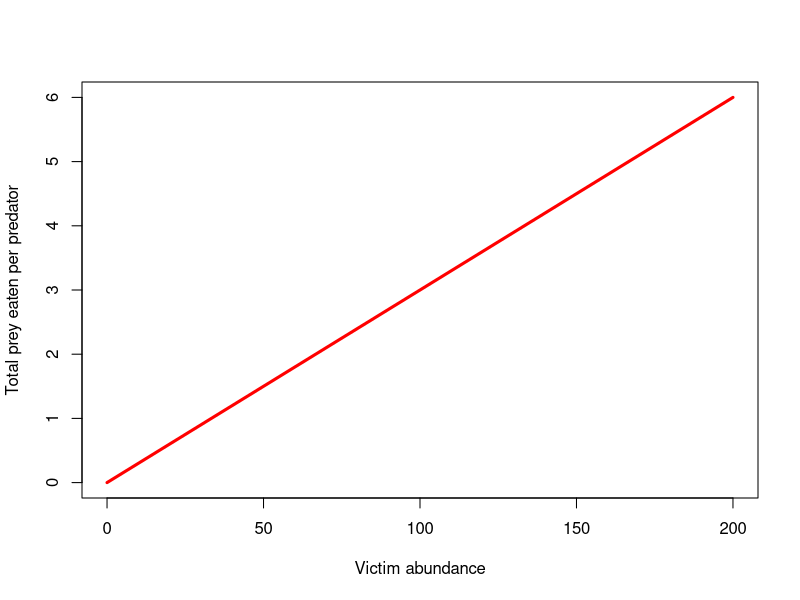
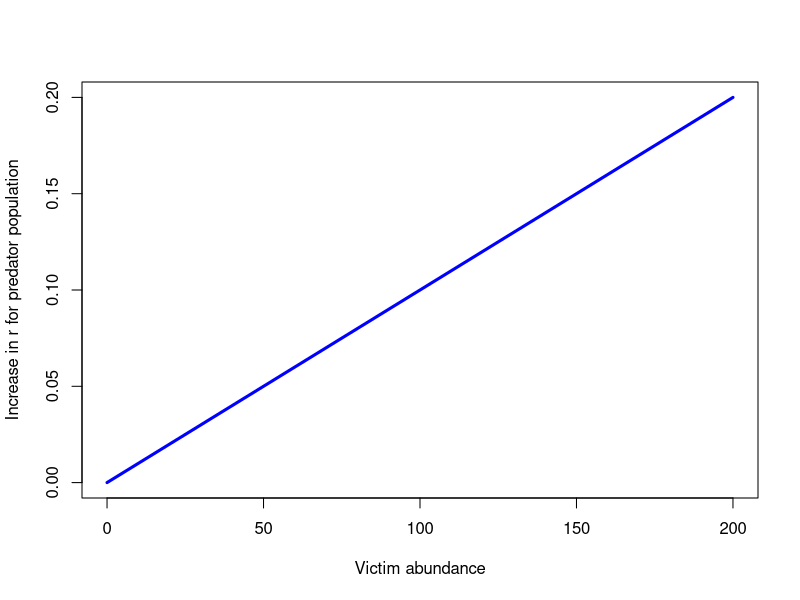
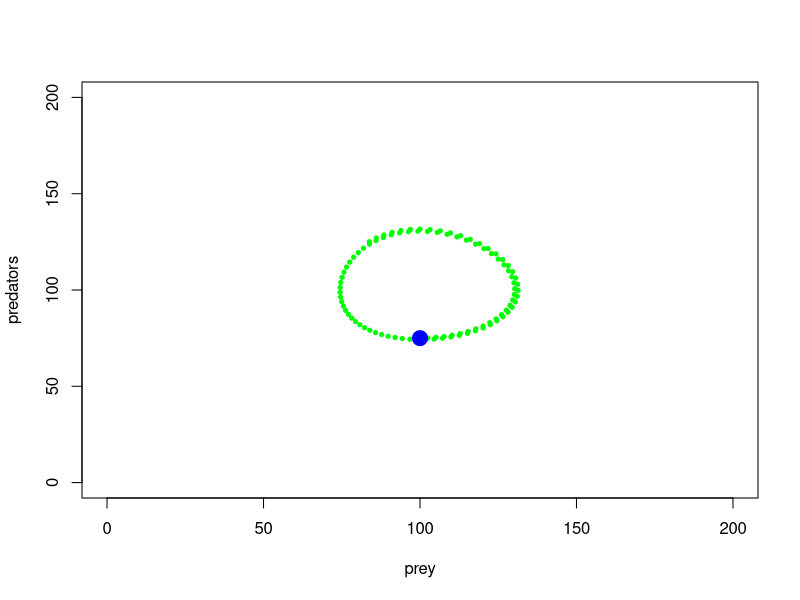
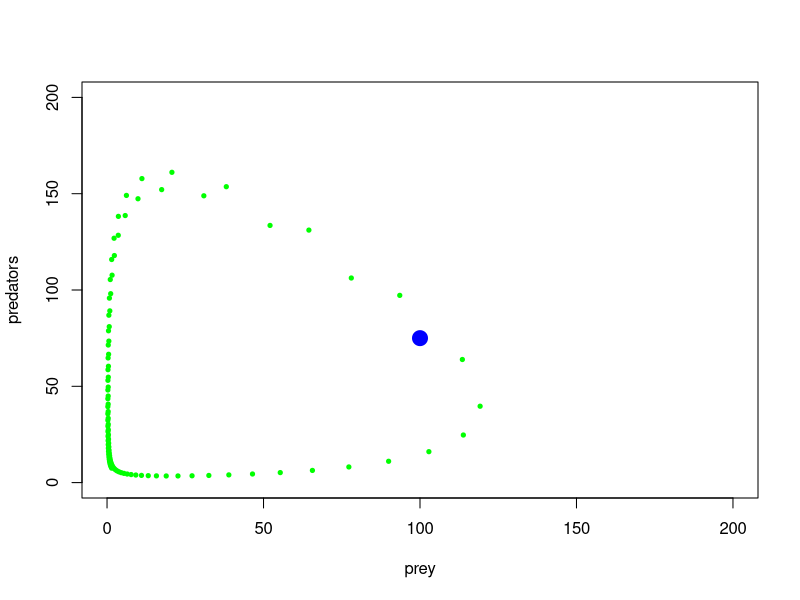
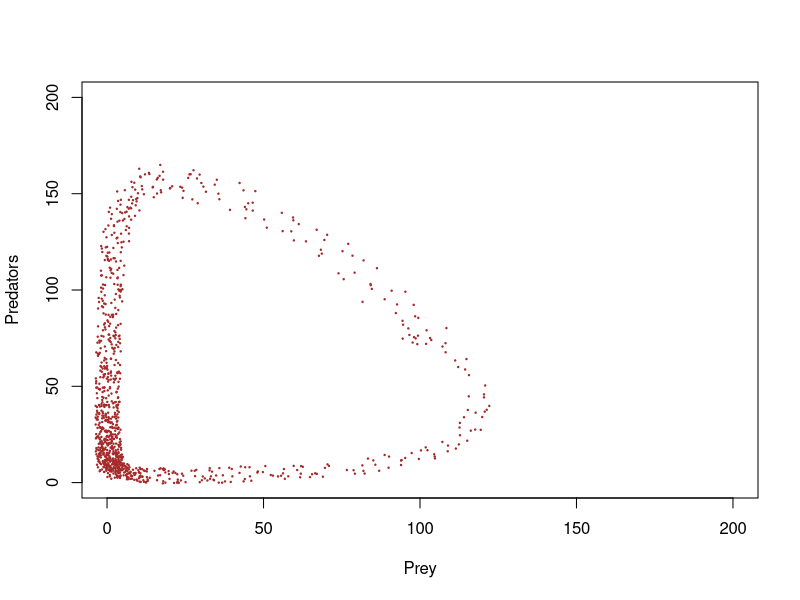
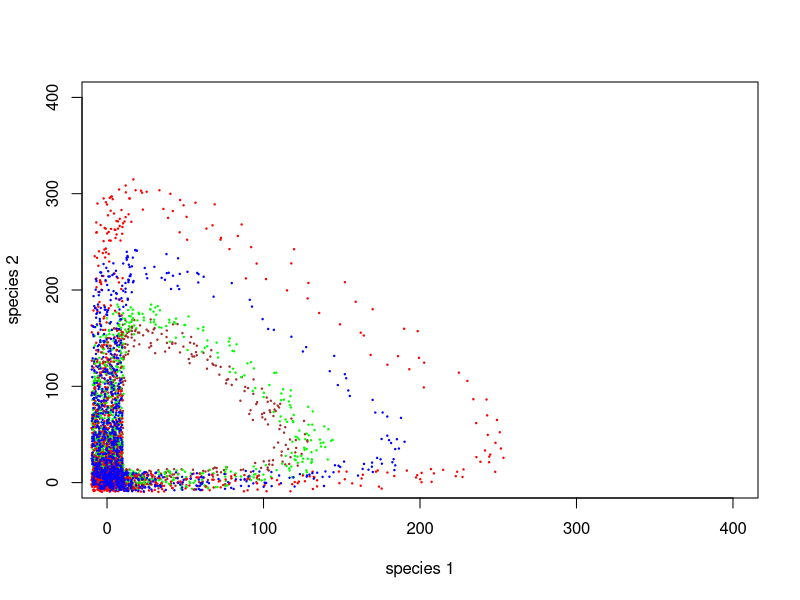
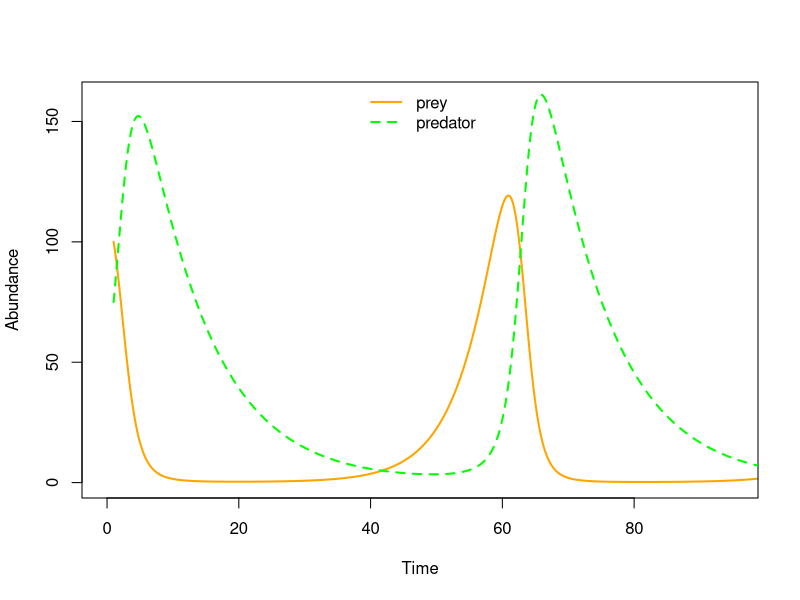
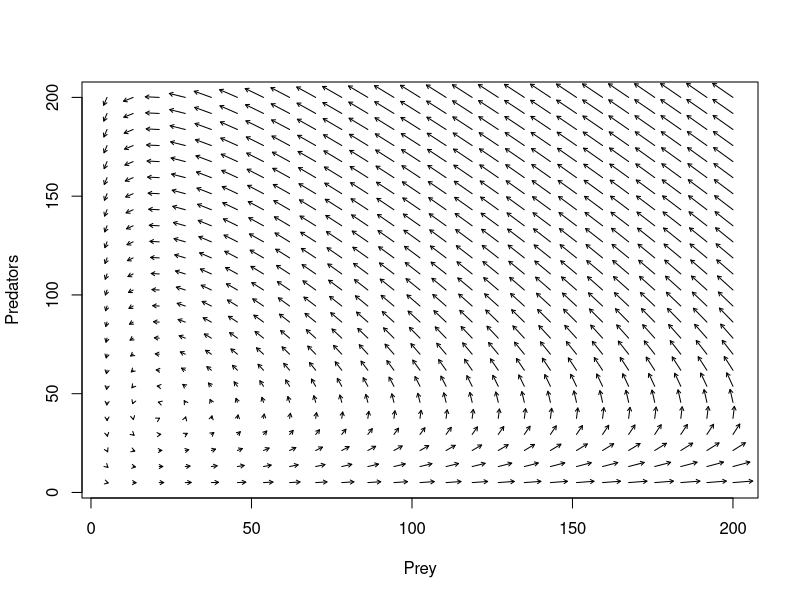

Here is the R script that generated these plots, in order:
## ---- chunk 1
knitr::opts_chunk$set(echo = TRUE, cache = TRUE)
## ---- chunk 2




############################################################
####  Presa-depredador                                    ####
############################################################


## ---- chunk 3

#######
# simple functional response

LVfuncresp <- function(V,alpha){
  alpha*V
}

curve(LVfuncresp(x,0.03),0,200,xlab="Victim abundance",ylab="Total prey eaten per predator",col="red",lwd=3)

## ---- chunk 4

######
# Numerical response

LVnumresp <- function(V,beta){
  beta*V
}

curve(LVnumresp(x,0.001),0,200,xlab="Victim abundance",ylab="Increase in r for predator population",col="blue",lwd=3)

## ---- chunk 5

##### LOTKA VOLTERRA PREDATION EXAMPLE (on phase plane)

## Params

Alpha <- 0.001
Beta <- 0.001
InitPrey <- 100
InitPred <- 75
r <- 0.1
q <- 0.1
Nyears <- 100
step <- 0.1

System <- data.frame(prey = rep(InitPrey,(Nyears+1)*10),pred = InitPred)

doYear <- function(prevyear){
  n1 <- prevyear[1] + r*prevyear[1]*step - Alpha*prevyear[1]*prevyear[2]*step
  n2 <- prevyear[2] + Beta*prevyear[1]*prevyear[2]*step - q*prevyear[2]*step 
  return(c(n1,n2))
}

## Do simulation
for(i in 1:(Nyears*10+1)){
  System[1+i,] <- doYear(System[i,])
}



## ---- chunk 6

plot(1,1,pch="",ylim=c(0,200),xlim=c(0,200),xlab="prey",ylab="predators")
points(System[seq(1,1000,10),],col="green",type="p",pch=20,cex=0.85)
points(System[1,],col="blue",pch=20,cex=3)

## ---- chunk 7

##### LOTKA VOLTERRA PREDATION EXAMPLE

## Params

Alpha <- 0.005
Beta <- 0.005
InitPrey <- 100
InitPred <- 75
r <- 0.2
q <- 0.1
Nyears <- 100
step <- 0.1

System <- data.frame(prey = rep(InitPrey,(Nyears+1)*10),pred = InitPred)

doYear <- function(prevyear){
  n1 <- prevyear[1] + r*prevyear[1]*step - Alpha*prevyear[1]*prevyear[2]*step
  n2 <- prevyear[2] + Beta*prevyear[1]*prevyear[2]*step - q*prevyear[2]*step 
  return(c(n1,n2))
}

## Do simulation
for(i in 1:(Nyears*10+1)){
  System[1+i,] <- doYear(System[i,])
}


plot(1,1,pch="",ylim=c(0,200),xlim=c(0,200),xlab="prey",ylab="predators")
points(System[seq(1,1000,10),],col="green",type="p",pch=20,cex=0.85)
points(System[1,],col="blue",pch=20,cex=3)

## ---- chunk 8

plot(1,1,pch="",ylim=c(0,200),xlim=c(0,200),xlab="Prey",ylab="Predators")
points(jitter(System[,1],200),jitter(System[,2],200),col="brown",pch=20,cex=0.3)
#abline(h=K2,v=K1,col="gray",lwd=2,lty=2)

## ---- chunk 9

##### LOTKA VOLTERRA PREDATION EXAMPLE

## Params


InitN1 <- 120
InitN2 <- 25
System1 <- data.frame(n1 = rep(InitN1,(Nyears*10+1)),n2 = InitN2)
## Do simulation
for(i in 1:(Nyears*10+1)){
  System1[1+i,] <- doYear(System1[i,])
}

InitN1 <- 200
InitN2 <- 100
System2 <- data.frame(n1 = rep(InitN1,(Nyears*10+1)),n2 = InitN2)
## Do simulation
for(i in 1:(Nyears*10+1)){
  System2[1+i,] <- doYear(System2[i,])
}


InitN1 <- 50
InitN2 <- 200
System3 <- data.frame(n1 = rep(InitN1,(Nyears*10+1)),n2 = InitN2)
## Do simulation
for(i in 1:(Nyears*10+1)){
  System3[1+i,] <- doYear(System3[i,])
}


## ---- chunk 10

plot(1,1,pch="",ylim=c(0,400),xlim=c(0,400),xlab="species 1",ylab="species 2")
points(jitter(System[,1],500),jitter(System[,2],500),col="brown",pch=20,cex=0.3)
points(jitter(System1[,1],500),jitter(System1[,2],500),col="green",pch=20,cex=0.3)
points(jitter(System2[,1],500),jitter(System2[,2],500),col="red",pch=20,cex=0.3)
points(jitter(System3[,1],500),jitter(System3[,2],500),col="blue",pch=20,cex=0.3)
#abline(h=K2,v=K1,col="gray",lwd=2,lty=2)

## ---- chunk 11

plot(seq(1,100,length=nrow(System)), System[,1], xlab="Time", ylab="Abundance",type="l",col="orange",lwd=2,ylim=c(0,160),xlim=c(0,95))
points(seq(1,100,length=nrow(System)), System[,2], xlab="Time", ylab="Abundance",type="l",col="green",lwd=2,lty=2)
legend("top",lwd=c(2,2),lty=c(1,2),col=c("orange","green"),legend=c("prey","predator"),bty="n")

## ---- chunk 12

## Paul Hurtado code

## Shiny version was based on code from the following page, sourced 20 July 2016. 
## http://grrrraphics.blogspot.com/2013/01/shiny-desolve-and-ggplot-play-nicely.html

#library(shiny)
library(deSolve) 

#######################################################################################
## Functions for pplane actions.

# Modified from the original script pplane.r written by Daniel Kaplan,
# Dept. of Mathematics, Macalester College, kaplan@macalester.edu 

# Modifications by S. Ellner for use in connection with the textbook
# Dynamic Models in Biology by S.P. Ellner and J. Guckenheimer,
# Princeton University Press (2006)  

# Early modifications of SPE's code by Paul Hurtado:
#   * Removed noisy phase arrow placement
#   * Changed the colors of some of the curves
#   * Relace odesolve package dependency with updated package deSolve.
#
# Later modifications by Paul Hurtado:
#   * Overhaul as a shiny app: http://shiny.rstudio.com/gallery/widget-gallery.html 
#      + Modified functions so that all use input functions of the form: fun(x,y,parms)
#
# Missing Features (TTD):
#
#   * A mechanism to "reset" following an equation or parameter change, 
#     that erases all fixed points, S/U manifolds of saddles, trajectories, etc.
#
#   * Better time step size and integration length controls.
#
#   * Allow user defined labels and colors...  E.g. default colors should 
#     match colors from the matlab version of pplane (personal preference!) 
#
#   * Legend on GUI for fixed point symbols (saddle, source, node, etc.)
#
#   * Do these revised functions work as "command line" tools like SPE's version? 
#     If not, go back and implement wrappers so we can have a unified package!
#      + Ultimately, aim for a shiny/GUI version and command line version.
#      + Once that exists, write documentation, put it all in an R package.
#
#   Inspired by pplane (for Matlab) at http://math.rice.edu/~dfield/
#

##########################################################################################
## These functions assume a function of the form 
##    fun <- function(x,y,p) { with(as.list(p), { c(dx,dy) } ) }
## When we need to use fun with deSolve::ode() we must first convert it via this function:
as.ode.func = function(FUN) { return(function(t,y,parms){list(FUN(y[1],y[2],parms))}) }


##########################################################################################
## Functions for drawing 2D state space / vector field / phase plane plots
## Documentation will be coming soon!! :-)

## Split this into phasearrows.calc() and phasearrows.draw() 
phasearrows <- compiler::cmpfun(function(fun,xlims,ylims,resol=25, col='black', add=F,parms=NULL) {
  if (add==F) {
    plot(1,xlim=xlims, ylim=ylims, type='n',xlab="x",ylab="y");
  }
  x <- matrix(seq(xlims[1],xlims[2], length=resol), byrow=T, resol,resol);
  y <- matrix(seq(ylims[1],ylims[2], length=resol),byrow=F, resol, resol);
  npts <- resol*resol;
  # Removed by PJH so drawing phase arrows twice doesn't change the figure...
  #  xspace <- abs(diff(xlims))/(resol*10);
  #  yspace <- abs(diff(ylims))/(resol*10);
  #  x <- x + matrix(runif(npts, -xspace, xspace),resol,resol);
  #  y <- y + matrix(runif(npts, -yspace, yspace),resol,resol);
  z <- fun(x,y,parms);
  z1 <- matrix(z[1:npts], resol, resol);
  z2 <- matrix(z[(npts+1):(2*npts)], resol, resol);
  maxx <- max(abs(z1));
  maxy <- max(abs(z2));
  dt <- min( abs(diff(xlims))/maxx, abs(diff(ylims))/maxy)/resol;
  lens <- sqrt(z1^2 + z2^2);
  lens2 <- lens/max(lens); ## Can this next line be more robust? Change .1 to ???
  arrows(c(x), c(y), c(x+dt*z1/((lens2)+.1)), c(y+dt*z2/((lens2)+.1)),length=.04, col=col);
})

vec.data<<-list()
phasearrows.calc <- compiler::cmpfun(function(fun,xlims,ylims,resol=25,parms=NULL) {
  #if (add==F) { 
  #  plot(1,xlim=xlims, ylim=ylims, type='n',xlab="x",ylab="y");
  #}
  x <- matrix(seq(xlims[1],xlims[2], length=resol), byrow=T, resol,resol);
  y <- matrix(seq(ylims[1],ylims[2], length=resol),byrow=F, resol, resol);
  npts <- resol*resol;
  z <- fun(x,y,parms);
  z1 <- matrix(z[1:npts], resol, resol);
  z2 <- matrix(z[(npts+1):(2*npts)], resol, resol);
  maxx <- max(abs(z1));
  maxy <- max(abs(z2));
  dx <- min( abs(diff(xlims))/maxx, abs(diff(ylims))/maxy)/resol;
  lens <- sqrt(z1^2 + z2^2);
  lens2 <- lens/max(lens); 
  return(list(x,y,z1,z2,lens2,dx)) # save as vec.data
})

phasearrows.draw <- compiler::cmpfun(function(vfdat=vec.data, col="black") {
  x <- vfdat[[1]]
  y <- vfdat[[2]]
  z1<- vfdat[[3]]
  z2<- vfdat[[4]]
  lens2<- vfdat[[5]]
  dx <- vfdat[[6]]
  ## Can this next line be more robust? Change .1 to 1e-6? Change 0.04 to ???
  arrows(c(x), c(y), c(x+dx*z1/((lens2)+.1)), c(y+dx*z2/((lens2)+.1)),length=.04, col=col);
})


## REMOVE THIS OR NOT???
showcontours <- compiler::cmpfun(function(fun,xlims, ylims,resol=250,add=F, colors=c('red', 'blue'),parms=NULL) {
  x <- matrix(seq(xlims[1],xlims[2], length=resol), byrow=F, resol,resol);
  y <- matrix(seq(ylims[1],ylims[2], length=resol),byrow=T, resol, resol);
  npts = resol*resol;
  z <- fun(x,y,parms);
  z1 <- matrix(z[1:npts], resol, resol);
  z2 <- matrix(z[(npts+1):(2*npts)], resol, resol);
  contour(x[,1],y[1,],z1, add=add, col=colors[1]);
  contour(x[,1],y[1,],z2, add=T, col=colors[2]); 
})

##  Split into nullclines.calc() and nullclines.draw()
nullclines <- compiler::cmpfun(function(fun,xlims, ylims, resol=250, add=F,parms=NULL) {
  x <- matrix(seq(xlims[1],xlims[2], length=resol), byrow=F, resol,resol);
  y <- matrix(seq(ylims[1],ylims[2], length=resol),byrow=T, resol, resol);
  npts = resol*resol;
  z <- fun(x,y,parms);
  z1 <- matrix(z[1:npts], resol, resol);
  z2 <- matrix(z[(npts+1):(2*npts)], resol, resol);
  contour(x[,1],y[1,],z1,levels=c(0), drawlabels=F,add=add, col="orange");
  contour(x[,1],y[1,],z2,levels=c(0), drawlabels=F,add=T, col="magenta"); 
  title(main="Orange = x nullcline, Magenta = y nullcline",cex=0.35); 
})

nullclines.data <- list()
nullclines.calc <- compiler::cmpfun(function(fun,xlims,ylims,resol=250,parms=NULL) {
  x <- matrix(seq(xlims[1],xlims[2], length=resol), byrow=F, resol,resol);
  y <- matrix(seq(ylims[1],ylims[2], length=resol),byrow=T, resol, resol);
  npts = resol*resol;
  z <- fun(x,y,parms);
  z1 <- matrix(z[1:npts], resol, resol);
  z2 <- matrix(z[(npts+1):(2*npts)], resol, resol);
  return(list(x,y,z1,z2)) # return nullclines.data
})

nullclines.draw <- compiler::cmpfun(function(ndat=nullclines.data,add=T){
  x <- ndat[[1]]
  y <- ndat[[2]]
  z1<- ndat[[3]]
  z2<- ndat[[4]]
  contour(x[,1],y[1,],z1,levels=c(0), drawlabels=F,add=add, col="orange");
  contour(x[,1],y[1,],z2,levels=c(0), drawlabels=F,add=T, col="magenta"); 
  #title(main="Orange = x nullcline, Magenta = y nullcline",cex=0.35); 
})

## We need something like an array or list for each trajectory, that we can add to.
## BETA VERSION: Don't track time. Add that in later once it all works?
##
## 1. Structure to save curves: traj.data   
traj.data=list() # each element will be an Mx3 matrix like cbind(time,x,y)
## 2. Function to plot them all. Allow ability to pass args to ode() via ...
traj.draw = function(tdat=traj.data,col="blue",lwd=2) {
  #print(unlist(tdat[[1]]))
  for(i in 1:length(tdat)) { 
    lines(tdat[[i]][,2:3], lwd=lwd, col=col)}
}

## 3. grid.calc()    
grid.calc <- compiler::cmpfun(function(fun,xlim,ylim,parms,ngrid,maxtime=50) {
  xvals=seq(xlim[1],xlim[2],length=ngrid); 
  yvals=seq(ylim[1],ylim[2],length=ngrid); 
  ts <- list()
  for(i in 1:ngrid) {
    for(j in 1:ngrid) {
      out1=ode(times=  seq(0,maxtime,length=500),y=c(xvals[i],yvals[j]),func=as.ode.func(fun),parms=parms); 
      out2=ode(times= -seq(0,maxtime,length=500),y=c(xvals[i],yvals[j]),func=as.ode.func(fun),parms=parms); 
      ts[[length(ts)+1]] <- rbind(out2[nrow(out2):2 , ],out1)
    }}
  return(ts)
})

## 4. traj.forward() and traj.backward()    
traj.forward  = compiler::cmpfun(function(x0,fun,parms,maxtime,Tlen=500,...){
  out=ode(times=seq(0,maxtime,length=Tlen),y=c(x0[1],x0[2]),func=as.ode.func(fun),parms=parms,...); 
  return(out);
})

traj.backward = compiler::cmpfun(function(x0,fun,parms,maxtime,Tlen=500,...){
  out=ode(times=seq(0,-maxtime,length=Tlen),y=c(x0[1],x0[2]),func=as.ode.func(fun),parms=parms,...); 
  return(out[nrow(out):1,]);
})

## 5. traj.continue()
traj.continue <- compiler::cmpfun(function(fun, parms, tdat, maxtime, Tlen=500, backward=FALSE, ...){
  if(length(tdat)==0) { cat("WARNING: No trajectories have been calculate yet!\n")}
  out.curr <- tdat[[length(tdat)]]
  if(backward) {
    X0=head(out.curr,1); 
    t0=X0[1];
    x0=X0[-1];
    times=t0+seq(0,-maxtime,length=Tlen); 
    out=ode(times=times,y=x0,func=as.ode.func(fun),parms=parms,...); 
    return(rbind(out[nrow(out):2,],out.curr));
  } else {
    X0=tail(out.curr,1); 
    t0=X0[1]
    x0=X0[-1]
    times=t0+seq(0,maxtime,length=Tlen); 
    out=ode(times=times,y=x0,func=as.ode.func(fun),parms=parms,...); 
    return(rbind(out.curr,out[-1,]));
  }
})

## original grid() function
grid=compiler::cmpfun(function(fun,xlim,ylim,parms,ngrid,maxtime=50,Tlen=500,add=F,color="blue") {
  if (add==F) {
    plot(1,xlim=xlim, ylim=ylim, type='n',xlab="x",ylab="y");
  }
  xvals=seq(xlim[1],xlim[2],length=ngrid); 
  yvals=seq(ylim[1],ylim[2],length=ngrid); 
  for(i in 1:ngrid) {
    for(j in 1:ngrid) {
      out=ode(times=seq(0,maxtime,length=Tlen),y=c(xvals[i],yvals[j]),func=as.ode.func(fun),parms=parms); 
      points(out[,2],out[,3],type="l",lwd=2,col=color);
      out=ode(times=-seq(0,maxtime,length=Tlen),y=c(xvals[i],yvals[j]),func=as.ode.func(fun),parms=parms); 
      points(out[,2],out[,3],type="l",lwd=2,col=color);
    }}
})

# Newton's method to find equilibria of vector field.
# func() must have the same input arguments and returns as for ode/rk4.  
# Inputs: 
#   x0 = intial guess at equilibrium. If x0 is not supplied in the call, 
#        the user chooses it from the current graphics device via locator()
#         and the equilibrium is plotted to the same device. Plotting
#         symbol is closed/open=stable/unstable, circle/triangle=eigenvalues imaginary/real.   
#   tol= Convergence tolerance 
#   niter = Maximum number of iterations
#   inc = finite-difference increment for derivative estimates 
# Coded 5/25/06 by SPE based on Matlab toggle.m by JG 
# MODIFIED 7/2016 by PJH to take functions fun(x,y,parms)

newton=compiler::cmpfun(function(fun,x0=NULL,parms=NULL,tol=1e-16,niter=40,inc=1e-6,plotit=TRUE) {
  x=x0; #initial x  
  if (is.null(x0)) {
    warning("Oops! newton() was called without x0 specified!");#{x = locator(n=1); x=c(x$x,x$y)};
    return(list(x=c(NA,NA,df=matrix(NA,2,2),pch=NA)))
  }
  nx = length(x); # length of state vector
  ######### Newton iteration loop: start  
  for(i in 1:niter){  
    y = as.ode.func(fun)(0,x,parms)[[1]] 
    df = matrix(0,nx,nx); # Compute df
    for(j in 1:nx) {
      #Increment vector for estimating derivative wrt jth coordinate
      v=rep(0,nx); 
      v[j] = inc; 
      df[,j]=  (as.ode.func(fun)(t,x+v,parms)[[1]] - as.ode.func(fun)(t,x-v,parms)[[1]])/(2*inc) 
    }
    if (sum(y^2) < tol){  #check for convergence 
      if(plotit){
        ev=eigen(df)$values; pch1=1+as.numeric(Im(ev[1])!=0); pch2=1+as.numeric(max(Re(ev))<0);
        pchs=matrix( c(2,17,1,16),2,2,byrow=T); 	
        #points(x[1],x[2],type="p",pch=pchs[pch1,pch2],cex=1.5)
      }
      cat("Fixed point (x,y) = ",x,"\n"); 
      cat("Jacobian Df=","\n"); print(df);cat("Eigenvalues","\n"); print(eigen(df)$values)
      return(list(x=x,df=df,pch=pchs[pch1,pch2]))   
    } # end convergence check	
    x = x - solve(df,y) # one more step if needed 
    cat(i, x, "\n") #print out the next iterate 
  }
  ######### Newton iteration loop: end  
  cat("Convergence failed"); 
})

## to draw fixed points 
fixed.points.draw <- compiler::cmpfun(function(FPs) {
  for(i in 1:length(FPs)) { points(FPs[[i]]$x[1], FPs[[i]]$x[2], cex=1.5, type="p",pch=FPs[[i]]$pch)} 
})

manifolds.calc <- compiler::cmpfun(function(fun,parms,FPs,maxtime=250, Tlen=500) {
  ms = list()
  for(i in 1:length(FPs)) { if(!any(is.na(FPs[[i]]$x))) {
  x=FPs[[i]]$x; df=FPs[[i]]$df; V=eigen(df)$vectors; ev=eigen(df)$values; 
  
  if (sign(Re(ev[1])) != -sign(Re(ev[2])) | Im(ev[1]) != 0) {
    # if not a saddle...
    ms[[i]] <- list(S=matrix(NA,nrow=1,ncol=2),U=matrix(NA,nrow=1,ncol=2))
  }else{
    i1=which(Re(ev)>0); i2=which(Re(ev)<0); 
    v1=V[,i1]; v2=V[,i2]; eps=1e-3;  
    out1=ode(y=x+eps*v1,times=seq(0,maxtime,length=Tlen),func=as.ode.func(fun),parms=parms); 
    out2=ode(y=x-eps*v1,times=seq(0,maxtime,length=Tlen),func=as.ode.func(fun),parms=parms); 
    out3=ode(y=x+eps*v2,times=-seq(0,maxtime,length=Tlen),func=as.ode.func(fun),parms=parms); 
    out4=ode(y=x-eps*v2,times=-seq(0,maxtime,length=Tlen),func=as.ode.func(fun),parms=parms); 
    
    S = rbind(out3,out4[1,]*NA,out4)[,-1]
    U = rbind(out1,out2[1,]*NA,out2)[,-1]
    
    ms[[i]] <- list(S=S,U=U)
  }} else { # if x[1] is NA...
  ms[[i]] <- list(S=matrix(NA,nrow=1,ncol=2),U=matrix(NA,nrow=1,ncol=2))
  }
  }
 return(ms) 
})

manifolds.draw=compiler::cmpfun(function(ms) {
  for(i in 1:length(ms)){
    S=ms[[i]]$S
    U=ms[[i]]$U
    title(sub="Black=stable manifold, Red=unstable manifold"); 
    points(S[,1],S[,2],type="l",lwd=2,col="black");
    points(U[,1],U[,2],type="l",lwd=2,col="red");
  }
})
    
# Compute Jacobian of a planar vector field at a point (x,y),
# either input or chosen with locator().
jacobianAtXY <- compiler::cmpfun(function(fun,x=NULL, y=NULL,inc=1e-7){
  if (is.null(x)|is.null(y)) {
    x0 <- locator(n=1); x <- x0$x; y <- x0$y;  
  }
  foo <- fun(x,y); h = inc; 
  foox <- fun(x+h,y); fooy <- fun(x,y+h);
  A <- (foox[1] - foo[1])/h;
  B <- (fooy[1] - foo[1])/h;
  C <- (foox[2] - foo[2])/h;
  D <- (fooy[2] - foo[2])/h;
  return(matrix( c(A,B,C,D ),2,2,byrow=T))
})


## ---- chunk 13

#######################################################################################
## SPECIFY MODEL AND INITIALIZE
#
## toggle switch function for phase arrow and nullcline plotting 

toggle = compiler::cmpfun(function(u,v,parms) {
  c( u*parms[1]-parms[2]*u*v, parms[3]*u*v-parms[4]*v )
})

fun=toggle ## Our generic name for the system of equations to look at! ;-)
#
## toggle switch function for computing solution trajectories with deSolve::ode()

#Toggle = as.ode.func(toggle)
#
## parameter values?

Alpha <- 0.005
Beta <- 0.005
r <- 0.2
q <- 0.1

parms=c(r,Alpha,Beta,q)

# toggle(100,100,parms)

xlim = c(5,200)
ylim = c(5,200)
new <- phasearrows.calc(toggle,xlim,ylim,resol=25,parms=parms)

plot(1,1,pch="",xlim=xlim,ylim=ylim,xlab="Prey",ylab="Predators")
phasearrows.draw(new)

#
## END MODEL SPECIFICATION AND INITIALIZATION
#######################################################################################

## ---- chunk 14

plot(1,1,pch="",xlim=xlim,ylim=ylim,xlab="Prey",ylab="Predators")
phasearrows.draw(new)
abline(h=r/Alpha,col="red",lwd=3)   # prey
abline(v=q/Beta,col="blue",lwd=3)   # pred

## ---- chunk 15

#######################################################################################
## SPECIFY MODEL AND INITIALIZE
#
## toggle switch function for phase arrow and nullcline plotting 

toggle = compiler::cmpfun(function(u,v,parms) {
  c( u*parms[1]-parms[2]*u*v - parms[3]*u^2, parms[4]*u*v-parms[5]*v )
})

fun=toggle ## Our generic name for the system of equations to look at! ;-)
#
## toggle switch function for computing solution trajectories with deSolve::ode()

#Toggle = as.ode.func(toggle)
#
## parameter values?

Alpha <- 0.001
Beta <- 0.005
r <- 0.2
q <- 0.1
c <- 0.008

parms=c(r,Alpha,c,Beta,q)

# toggle(100,100,parms)

xlim = c(5,200)
ylim = c(5,200)
new <- phasearrows.calc(toggle,xlim,ylim,resol=25,parms=parms)

plot(1,1,pch="",xlim=xlim,ylim=ylim,xlab="Prey",ylab="Predators")
phasearrows.draw(new)

#
## END MODEL SPECIFICATION AND INITIALIZATION
#######################################################################################

## ---- chunk 16

plot(1,1,pch="",xlim=xlim,ylim=ylim,xlab="Prey",ylab="Predators")
phasearrows.draw(new)
abline((r/Alpha),-(c/Alpha),col="red",lwd=3)   # prey
abline(v=q/Beta,col="blue",lwd=3)   # pred

## ---- chunk 17

## Params

Alpha <- 0.001
Beta <- 0.005
r <- 0.2
q <- 0.1
c <- 0.008
InitPrey <- 100
InitPred <- 75
Nyears <- 100
step <- 0.1

System <- data.frame(prey = rep(InitPrey,(Nyears+1)*10),pred = InitPred)

doYear <- function(prevyear){
  n1 <- prevyear[1] + r*prevyear[1]*step - Alpha*prevyear[1]*prevyear[2]*step - c*prevyear[1]^2*step
  n2 <- prevyear[2] + Beta*prevyear[1]*prevyear[2]*step - q*prevyear[2]*step 
  return(c(n1,n2))
}

## Do simulation
for(i in 1:(Nyears*10+1)){
  System[1+i,] <- doYear(System[i,])
}

##### LOTKA VOLTERRA PREDATION EXAMPLE

## Params


InitN1 <- 100
InitN2 <- 200
System1 <- data.frame(n1 = rep(InitN1,(Nyears*10+1)),n2 = InitN2)
## Do simulation
for(i in 1:(Nyears*10+1)){
  System1[1+i,] <- doYear(System1[i,])
}

InitN1 <- 100
InitN2 <- 100
System2 <- data.frame(n1 = rep(InitN1,(Nyears*10+1)),n2 = InitN2)
## Do simulation
for(i in 1:(Nyears*10+1)){
  System2[1+i,] <- doYear(System2[i,])
}


InitN1 <- 50
InitN2 <- 20
System3 <- data.frame(n1 = rep(InitN1,(Nyears*10+1)),n2 = InitN2)
## Do simulation
for(i in 1:(Nyears*10+1)){
  System3[1+i,] <- doYear(System3[i,])
}

plot(1,1,pch="",xlim=xlim,ylim=ylim,xlab="Prey",ylab="Predators")
phasearrows.draw(new)
abline((r/Alpha),-(c/Alpha),col="red",lwd=3)   # prey
abline(v=q/Beta,col="blue",lwd=3)   # pred
points(jitter(System[,1],500),jitter(System[,2],500),col="brown",pch=20,cex=0.3)
points(jitter(System1[,1],500),jitter(System1[,2],500),col="green",pch=20,cex=0.3)
points(jitter(System2[,1],500),jitter(System2[,2],500),col="red",pch=20,cex=0.3)
points(jitter(System3[,1],500),jitter(System3[,2],500),col="blue",pch=20,cex=0.3)

## ---- chunk 18

plot(seq(1,100,length=nrow(System)), System[,1], xlab="Time", ylab="Abundance",type="l",col="orange",lwd=2,ylim=c(0,160),xlim=c(0,95))
points(seq(1,100,length=nrow(System)), System[,2], xlab="Time", ylab="Abundance",type="l",col="green",lwd=2,lty=2)
legend("top",lwd=c(2,2),lty=c(1,2),col=c("orange","green"),legend=c("prey","predator"),bty="n")

## ---- chunk 19

TypeIfuncresp <- function(V,alpha){
  alpha*V
}

curve(TypeIfuncresp(x,0.1),0,500,xlab="Victim abundance",ylab="Total prey eaten per predator",col="red",lwd=3)

## ---- chunk 20

TypeIIfuncresp <- function(V,alpha,h){
  (alpha*V)/(1+alpha*h*V)
}

curve(TypeIIfuncresp(x,0.1,0.1),0,500,xlab="Victim abundance",ylab="Total prey eaten per predator",col="red",lwd=3)

## ---- chunk 21

TypeIIIfuncresp <- function(V,alpha,h,k){
  (alpha*V^k)/(1+alpha*h*V^k)
}

curve(TypeIIIfuncresp(x,0.0005,0.1,1.6),0,1000,xlab="Victim abundance",ylab="Total prey eaten per predator",col="red",lwd=3)
